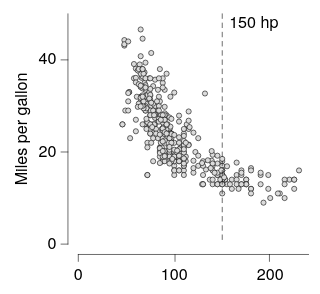

Vega-Lite specification stored for this chart:
### Vega-Lite specification from a JSON file in a GitHub repository (floating-point values rounded to 4 significant figures; data arrays with more than 128 entries replaced by an {"elided": "..."} marker saying what was removed)
{"background": null, "config": {"arc": {"fill": "#DBDBDB", "fillOpacity": 1.0, "innerRadius": 25.0, "padAngle": 0.03, "stroke": "black", "strokeOpacity": 1, "strokeWidth": 0.25}, "area": {"fill": "#DBDBDB", "fillOpacity": 1.0, "stroke": "black", "strokeOpacity": 1, "strokeWidth": 0.25}, "axis": {"domain": true, "domainCap": "round", "domainColor": "black", "domainWidth": 0.25, "grid": false, "gridCap": "round", "gridColor": "#F1F1F1", "gridDash": [0, 0], "gridOpacity": 1.0, "gridWidth": 0.25, "labelColor": "black", "labelFont": "HelveticaNeue", "labelFontSize": 7, "labelFontStyle": "normal", "labelFontWeight": 400, "offset": 4.5, "ticks": true, "tickCap": "round", "tickColor": "black", "tickSize": 3, "tickWidth": 0.25, "titleColor": "black", "titleFont": "HelveticaNeue", "titleFontSize": 7, "titleFontStyle": "normal", "titleFontWeight": 400}, "axisX": {"domain": true, "labelAlign": "center", "labelAngle": 0, "labels": true, "ticks": true, "translate": 0}, "axisY": {"domain": true, "labelAlign": "right", "labelAngle": 0, "labels": true, "ticks": true, "translate": 0}, "axisRight": {"domain": true, "labelAlign": "left", "labelAngle": 0, "labels": true, "ticks": true, "translate": 0}, "axisTop": {"domain": true, "labelAlign": "center", "labelAngle": 0, "labels": true, "ticks": true, "translate": 0}, "bar": {"fill": "#DBDBDB", "fillOpacity": 1.0, "stroke": "black", "strokeOpacity": 1, "strokeWidth": 0.25}, "boxplot": {"size": 9.0, "ticks": {"cornerRadius": 0.25, "fill": "black", "size": 4.5, "thickness": 0.25}, "box": {"fillOpacity": 1.0, "stroke": "black", "strokeOpacity": 1, "strokeWidth": 0.25}, "median": {"fill": "black", "fillOpacity": 1.0, "size": 9.0, "thickness": 0.25}, "rule": {"fill": "black", "fillOpacity": 1.0, "size": 10.0, "stroke": "black", "strokeDash": [0, 0], "strokeOpacity": 1, "strokeWidth": 0.25}, "outliers": {"color": "black", "fill": "black", "fillOpacity": 1.0, "size": 0, "stroke": "black", "strokeOpacity": 1, "strokeWidth": 0.25}}, "circle": {"fill": "black", "fillOpacity": 1.0, "size": 0.5, "stroke": "black", "strokeOpacity": 1, "strokeWidth": 0.25}, "errorband": {"band": {"fillOpacity": 0.6, "stroke": null, "strokeWidth": 0.25, "strokeOpacity": 1}, "borders": {"opacity": 0, "strokeOpacity": 0.25, "strokeWidth": 1}}, "errorbar": {"opacity": 1, "rule": {"strokeDash": [0, 0], "strokeWidth": 0.5}, "ticks": {"color": "black", "cornerRadius": 0.25, "opacity": 1, "size": 6.0, "thickness": 0.5}, "thickness": 0.5}, "font": "HelveticaNeue", "geoshape": {"fill": "#DBDBDB", "fillOpacity": 1.0, "stroke": "black", "strokeOpacity": 1, "strokeWidth": 0.25}, "header": {"labelColor": "black", "labelFont": "HelveticaNeue", "labelFontSize": 7, "labelFontStyle": "normal", "labelFontWeight": 400, "titleColor": "black", "titleFont": "HelveticaNeue", "titleFontSize": 7, "titleFontStyle": "normal", "titleFontWeight": 400, "titlePadding": 0}, "legend": {"disable": false, "offset": 4.5, "gradientLength": 50.0, "gradientThickness": 5.0, "gradientOpacity": 1.0, "gradientStrokeColor": "black", "gradientStrokeWidth": 0.25, "labelColor": "black", "labelFont": "HelveticaNeue", "labelFontSize": 7, "labelFontStyle": "normal", "labelFontWeight": 400, "strokeColor": "black", "strokeWidth": 0, "symbolSize": 42, "symbolStrokeColor": "black", "symbolStrokeWidth": 0.25, "titleColor": "black", "titleFont": "HelveticaNeue", "titleFontSize": 7, "titleFontStyle": "normal", "titleFontWeight": 400}, "line": {"color": "black", "stroke": "black", "strokeCap": "round", "strokeDash": [0, 0], "strokeOpacity": 1, "strokeWidth": 0.375}, "point": {"filled": true, "fill": "#DBDBDB", "fillOpacity": 1.0, "size": 5.0, "stroke": "black", "strokeOpacity": 1, "strokeWidth": 0.25}, "range": {"category": ["#C6D9F1", "#F1C9CB", "#FEF0B9", "#CEE37A", "#7AA8E0", "#E589A3", "#FDDD5D", "#68B961", "#4177B1", "#C35082", "#E5C227", "#438156"], "diverging": {"scheme": ["#C35082", "#CE6D94", "#D989A7", "#E2A4BA", "#EABFCE", "#F1DBE2", "#F6F6F6", "#D7E0EB", "#B9CBE0", "#9BB6D5", "#7DA1C9", "#5F8CBD", "#4177B1"]}, "heatmap": {"scheme": ["#DFE9F7", "#C6D9F1", "#ADC8EC", "#94B8E6", "#7AA8E0", "#6097DA", "#4D87CA", "#4177B1", "#386898", "#2F597F", "#264A69", "#1D3A58"]}, "ordinal": {"scheme": ["#F1F1F1", "#DBDBDB", "#C6C6C6", "#B2B2B2", "#9D9D9D", "#898989", "#767676", "#636363", "#515151", "#404040", "#2F2F2F", "#1F1F1F"]}, "ramp": {"scheme": ["#DFE9F7", "#C6D9F1", "#ADC8EC", "#94B8E6", "#7AA8E0", "#6097DA", "#4D87CA", "#4177B1", "#386898", "#2F597F", "#264A69", "#1D3A58"]}}, "rule": {"color": "black", "stroke": "black", "strokeCap": "round", "strokeDash": [2, 2], "strokeOpacity": 1, "strokeWidth": 0.25}, "scale": {"bandPaddingInner": 0.1, "bandPaddingOuter": 0.1, "round": false}, "rect": {"fill": "#DBDBDB", "fillOpacity": 1.0, "stroke": "black", "strokeOpacity": 1, "strokeWidth": 0.25}, "square": {"fill": "#DBDBDB", "fillOpacity": 1.0, "size": 10.0, "stroke": "black", "strokeOpacity": 1, "strokeWidth": 0.25}, "text": {"color": "black", "font": "HelveticaNeue", "fontSize": 7, "fontStyle": "normal", "fontWeight": 400}, "title": {"anchor": "middle", "frame": "group", "color": "black", "font": "HelveticaNeue", "fontSize": 7, "fontStyle": "normal", "fontWeight": 400, "subtitleColor": "black", "subtitleFont": "HelveticaNeue", "subtitleFontSize": "HelveticaNeue", "subtitleFontStyle": "normal", "subtitleFontWeight": 400}, "view": {"continuousWidth": 100, "continuousHeight": 100, "discreteWidth": 100, "discreteHeight": 100, "fill": null, "stroke": null, "strokeWidth": 0.25}}, "layer": [{"data": {"name": "data-7285c4e2e195e5a75737a34913199f5f"}, "mark": {"type": "point"}, "encoding": {"x": {"field": "Horsepower", "type": "quantitative"}, "y": {"field": "Miles_per_Gallon", "title": "Miles per gallon", "type": "quantitative"}}}, {"layer": [{"data": {"name": "data-3ed2d0a1a7db5390b5b0a9a20d3d8fa4"}, "mark": {"type": "rule", "opacity": 1.0, "strokeDash": [2, 2]}, "encoding": {"x": {"field": "__v", "title": null, "type": "quantitative"}}}, {"data": {"name": "data-5add8be6931e0cd8c267ae0081125266"}, "mark": {"type": "text", "align": "left", "baseline": "top", "dx": 3, "dy": 0, "fontSize": 7}, "encoding": {"text": {"field": "__label", "type": "nominal"}, "x": {"field": "__v", "title": null, "type": "quantitative"}, "y": {"value": 0}}}]}], "$schema": "https://vega.github.io/schema/vega-lite/v6.4.1.json", "datasets": {"data-7285c4e2e195e5a75737a34913199f5f": {"elided": "392 records"}, "data-3ed2d0a1a7db5390b5b0a9a20d3d8fa4": [{"__v": 150.0, "__dysonsphere__": 1}], "data-5add8be6931e0cd8c267ae0081125266": [{"__v": 150.0, "__label": "150 hp", "__dysonsphere__": 1}]}}
